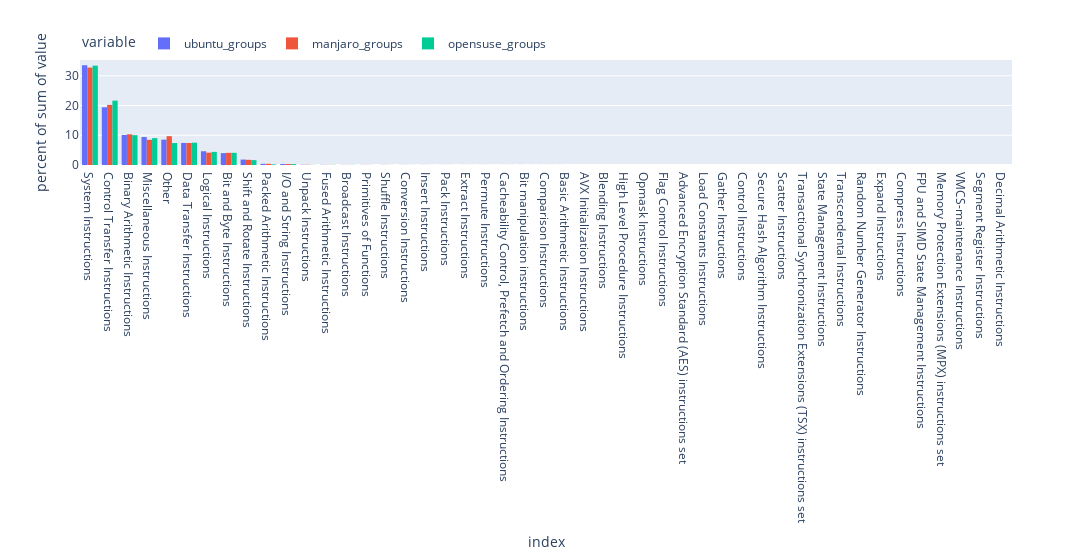

Notebook code cell kept with this figure:
### Markdown cell above
### Build a histogram of the total instruction group usage

### Code cell
total_groups_histogram(width=2000)

### Figure 1 — Plotly figure (JSON) as saved in the notebook; plotly's stock layout.template omitted (floating-point values rounded to 4 significant figures)
{"data": [{"alignmentgroup": "True", "bingroup": "x", "histfunc": "sum", "histnorm": "percent", "hovertemplate": "variable=ubuntu_groups<br>index=%{x}<br>percent of sum of value=%{y}<extra></extra>", "legendgroup": "ubuntu_groups", "marker": {"color": "#636efa", "pattern": {"shape": ""}}, "name": "ubuntu_groups", "offsetgroup": "ubuntu_groups", "orientation": "v", "showlegend": true, "type": "histogram", "x": ["System Instructions", "Control Transfer Instructions", "Binary Arithmetic Instructions", "Miscellaneous Instructions", "Other", "Data Transfer Instructions", "Logical Instructions", "Bit and Byte Instructions", "Shift and Rotate Instructions", "Packed Arithmetic Instructions", "I/O and String Instructions", "Unpack Instructions", "Fused Arithmetic Instructions", "Broadcast Instructions", "Primitives of Functions", "Shuffle Instructions", "Conversion Instructions", "Insert Instructions", "Pack Instructions", "Extract Instructions", "Permute Instructions", "Cacheability Control, Prefetch and Ordering Instructions", "Bit manipulation instructions", "Comparison Instructions", "Basic Arithmetic Instructions", "AVX Initialization Instructions", "Blending Instructions", "High Level Procedure Instructions", "Opmask Instructions", "Flag Control Instructions", "Advanced Encryption Standard (AES) instructions set", "Load Constants Instructions", "Gather Instructions", "Control Instructions", "Secure Hash Algorithm Instructions", "Scatter Instructions", "Transactional Synchronization Extensions (TSX) instructions set", "State Management Instructions", "Transcendental Instructions", "Random Number Generator Instructions", "Expand Instructions", "Compress Instructions", "FPU and SIMD State Management Instructions", "Memory Protection Extensions (MPX) instructions set", "VMCS-maintenance Instructions", "Segment Register Instructions", "Decimal Arithmetic Instructions"], "xaxis": "x", "y": [65368592, 37802314, 19650068, 18327471, 16604584, 14453327, 9006340, 7774644, 3555984, 772654, 655131, 182848, 123212, 90570, 85975, 75409, 70216, 59227, 46156, 35674, 37921, 33280, 40120, 30912, 23852, 16705, 5424, 12519, 7635, 3500, 2710, 3969, 1864, 3098, 913, 868, 195, 72, 171, 64, 0, 28, 12, 5, 4, 3, 0], "yaxis": "y"}, {"alignmentgroup": "True", "bingroup": "x", "histfunc": "sum", "histnorm": "percent", "hovertemplate": "variable=manjaro_groups<br>index=%{x}<br>percent of sum of value=%{y}<extra></extra>", "legendgroup": "manjaro_groups", "marker": {"color": "#EF553B", "pattern": {"shape": ""}}, "name": "manjaro_groups", "offsetgroup": "manjaro_groups", "orientation": "v", "showlegend": true, "type": "histogram", "x": ["System Instructions", "Control Transfer Instructions", "Binary Arithmetic Instructions", "Miscellaneous Instructions", "Other", "Data Transfer Instructions", "Logical Instructions", "Bit and Byte Instructions", "Shift and Rotate Instructions", "Packed Arithmetic Instructions", "I/O and String Instructions", "Unpack Instructions", "Fused Arithmetic Instructions", "Broadcast Instructions", "Primitives of Functions", "Shuffle Instructions", "Conversion Instructions", "Insert Instructions", "Pack Instructions", "Extract Instructions", "Permute Instructions", "Cacheability Control, Prefetch and Ordering Instructions", "Bit manipulation instructions", "Comparison Instructions", "Basic Arithmetic Instructions", "AVX Initialization Instructions", "Blending Instructions", "High Level Procedure Instructions", "Opmask Instructions", "Flag Control Instructions", "Advanced Encryption Standard (AES) instructions set", "Load Constants Instructions", "Gather Instructions", "Control Instructions", "Secure Hash Algorithm Instructions", "Scatter Instructions", "Transactional Synchronization Extensions (TSX) instructions set", "State Management Instructions", "Transcendental Instructions", "Random Number Generator Instructions", "Expand Instructions", "Compress Instructions", "FPU and SIMD State Management Instructions", "Memory Protection Extensions (MPX) instructions set", "VMCS-maintenance Instructions", "Segment Register Instructions", "Decimal Arithmetic Instructions"], "xaxis": "x", "y": [81240349, 50110348, 25583013, 21024438, 24024003, 18331345, 10286098, 10148528, 4337705, 968492, 831277, 231957, 132239, 118624, 115161, 95978, 66197, 76682, 63293, 54078, 48590, 38363, 26991, 32599, 20988, 23217, 12649, 11303, 9035, 3510, 4169, 2817, 3010, 2316, 1465, 979, 189, 192, 82, 22, 48, 32, 9, 8, 4, 3, 0], "yaxis": "y"}, {"alignmentgroup": "True", "bingroup": "x", "histfunc": "sum", "histnorm": "percent", "hovertemplate": "variable=opensuse_groups<br>index=%{x}<br>percent of sum of value=%{y}<extra></extra>", "legendgroup": "opensuse_groups", "marker": {"color": "#00cc96", "pattern": {"shape": ""}}, "name": "opensuse_groups", "offsetgroup": "opensuse_groups", "orientation": "v", "showlegend": true, "type": "histogram", "x": ["System Instructions", "Control Transfer Instructions", "Binary Arithmetic Instructions", "Miscellaneous Instructions", "Other", "Data Transfer Instructions", "Logical Instructions", "Bit and Byte Instructions", "Shift and Rotate Instructions", "Packed Arithmetic Instructions", "I/O and String Instructions", "Unpack Instructions", "Fused Arithmetic Instructions", "Broadcast Instructions", "Primitives of Functions", "Shuffle Instructions", "Conversion Instructions", "Insert Instructions", "Pack Instructions", "Extract Instructions", "Permute Instructions", "Cacheability Control, Prefetch and Ordering Instructions", "Bit manipulation instructions", "Comparison Instructions", "Basic Arithmetic Instructions", "AVX Initialization Instructions", "Blending Instructions", "High Level Procedure Instructions", "Opmask Instructions", "Flag Control Instructions", "Advanced Encryption Standard (AES) instructions set", "Load Constants Instructions", "Gather Instructions", "Control Instructions", "Secure Hash Algorithm Instructions", "Scatter Instructions", "Transactional Synchronization Extensions (TSX) instructions set", "State Management Instructions", "Transcendental Instructions", "Random Number Generator Instructions", "Expand Instructions", "Compress Instructions", "FPU and SIMD State Management Instructions", "Memory Protection Extensions (MPX) instructions set", "VMCS-maintenance Instructions", "Segment Register Instructions", "Decimal Arithmetic Instructions"], "xaxis": "x", "y": [70003768, 45335105, 21022740, 18916654, 15461454, 15722692, 9239519, 8588840, 3432532, 469127, 631851, 86730, 124983, 108011, 43147, 41528, 55749, 33374, 25273, 28480, 29139, 40893, 31473, 25798, 13310, 17601, 11362, 3422, 7524, 6401, 5520, 1758, 3221, 2120, 1905, 1004, 130, 72, 46, 30, 48, 24, 7, 8, 6, 4, 1], "yaxis": "y"}], "layout": {"barmode": "group", "legend": {"orientation": "h", "title": {"text": "variable"}, "tracegroupgap": 0, "x": 0, "xanchor": "left", "y": 1.02, "yanchor": "bottom"}, "margin": {"t": 60}, "width": 2000, "xaxis": {"anchor": "y", "domain": [0, 1], "title": {"text": "index"}}, "yaxis": {"anchor": "x", "domain": [0, 1], "title": {"text": "percent of sum of value"}}}}
